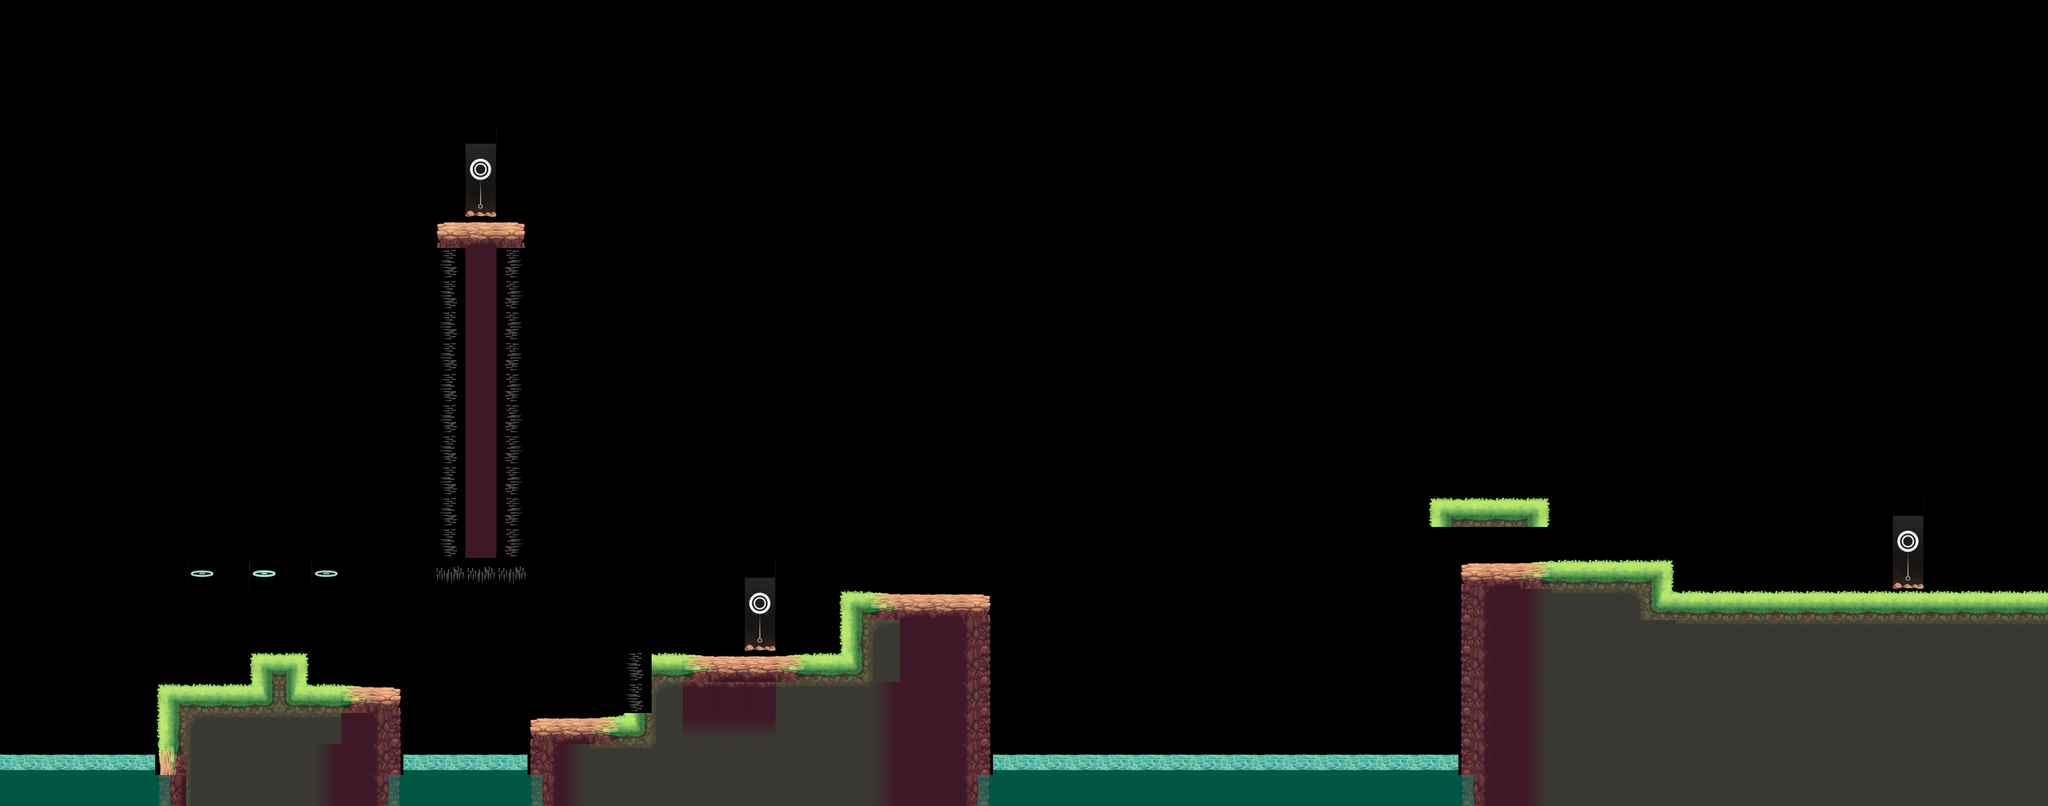

A 2D game scene composited from a Tiled map and its tileset images. What follows is a short description and the map's XML, with each tile layer's data collapsed to a summary:
An orthogonal 66x26 tile map with 60x60 px tiles, 1 tile layer (lightWorld), 1 hidden layer not drawn, 2 tilesets.

<map version="1.0" orientation="orthogonal" width="66" height="26" tilewidth="60" tileheight="60">
 <tileset firstgid="1" source="Light.tsx" />
 <tileset firstgid="65" source="Shadow.tsx" />
 <layer name="lightWorld" width="66" height="26">
  <data>[1716 cells, 353 non-empty, 23 distinct tile ids]</data>
 </layer>
 <layer name="darkWorld" width="66" height="26" visible="0">
  <data>[1716 cells, 383 non-empty, 22 distinct tile ids]</data>
 </layer>
</map>
